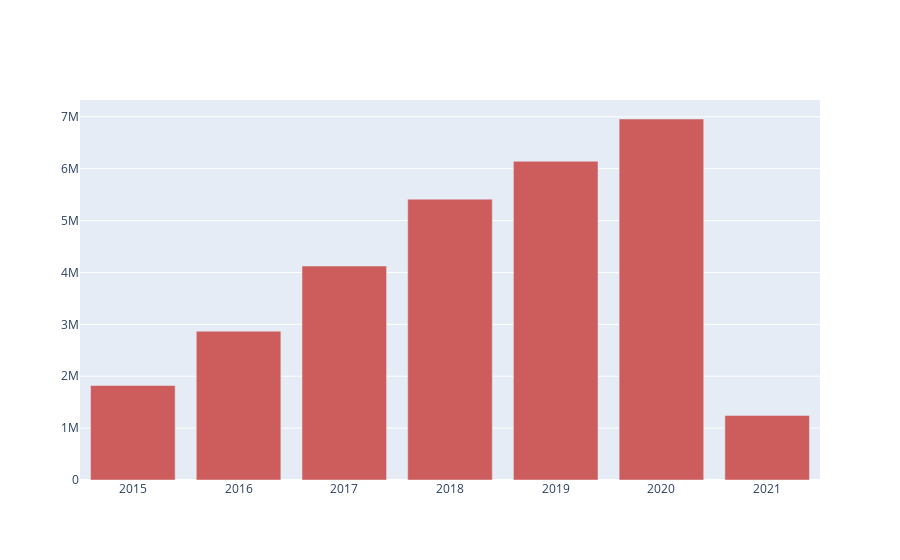

The notebook cell this image was saved under:
### Code cell
years = ['2015', '2016', '2017', '2018', '2019', '2020',
          '2021']

fig = go.Figure()
fig.add_trace(go.Bar(
    x=years,
    y=grouped_year_wind_coverage['wind_gen_yearly'],
    name='Yearly produced windpower',
    marker_color='indianred'
))
"""
fig.add_trace(go.Bar(
    x=months,
    y=[19, 14, 22, 14, 16, 19, 15, 14, 10, 12, 12, 16],
    name='Secondary Product',
    marker_color='lightsalmon'
))

# Here we modify the tickangle of the xaxis, resulting in rotated labels.
fig.update_layout(barmode='group', xaxis_tickangle=-45)
"""
fig.show()

### Figure 1 — Plotly figure (JSON) as saved in the notebook; plotly's stock layout.template omitted (floating-point values rounded to 4 significant figures)
{"data": [{"marker": {"color": "indianred"}, "name": "Yearly produced windpower", "type": "bar", "x": ["2015", "2016", "2017", "2018", "2019", "2020", "2021"], "y": [1821180, 2868260, 4124106, 5412646, 6143143, 6958061, 1244945]}], "layout": {}}
